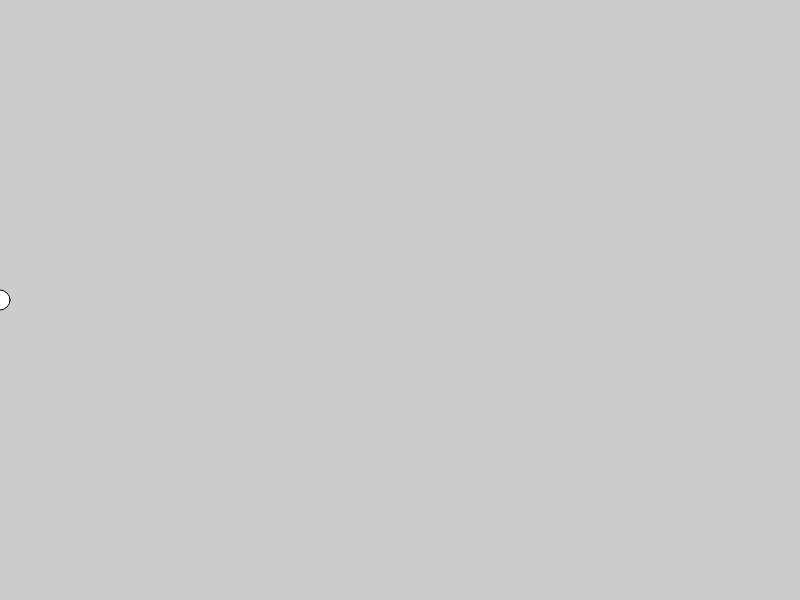
Frame 1 (no input)
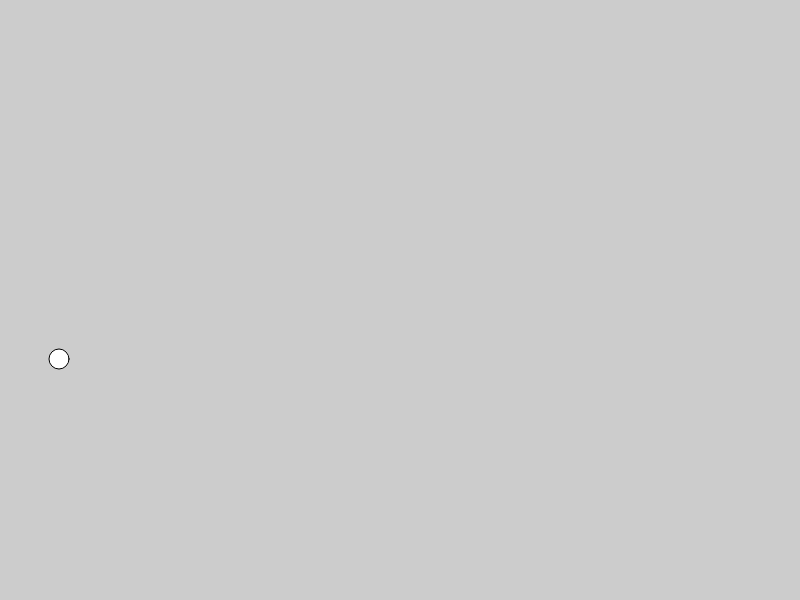
Frame 60 (no input)
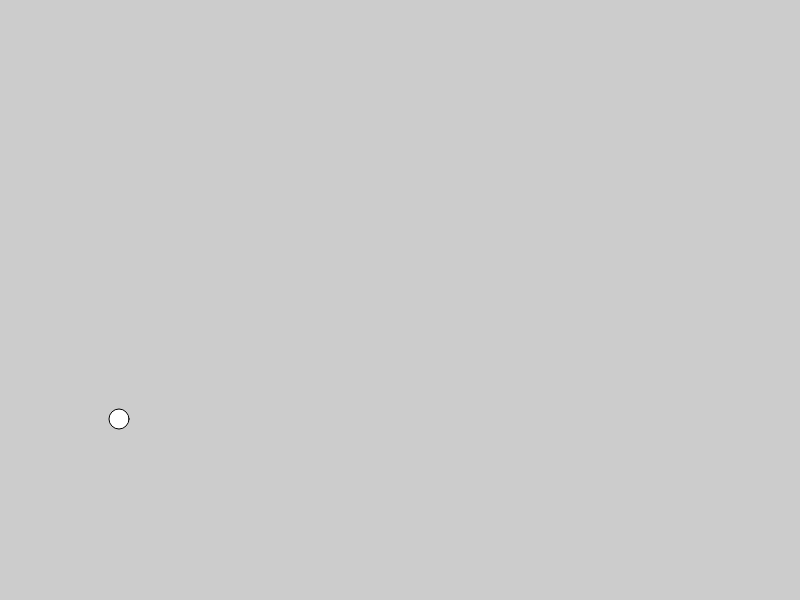
Frame 120 (the mouse pressed at the canvas centre since frame 60)

The p5.js sketch that drew these frames (run headless with seeded random() and noise() and a simulated clock; from frame 60 on, the mouse is pressed at the canvas centre):

// p5.js sketch
// ── sketch.js
var x = 0
var y = 300
var incrementX = 1
var incrementY = 1

function setup() {
  createCanvas(800, 600);
  print(width, height)
}

function draw() {
  background(204);

  // Check if we need to bounce off the left or right
  if (x > width) {
    incrementX = -1;  // bounce off the right hand side
  }
  else if (x < 0) {
    incrementX = 1;  // bounce off the left hand side
  }
  
  // Check if we need to bounce off the top or bottom
  if (y > height) {
    incrementY = -1; // bounce off bottom
  }
  else if (y < 0) {
    incrementY = 1; // bounce off top
  }

  // Draw the circle in its new position
  circle(x, y, 20);

  // Move the circle in the required direction
  x = x + incrementX;
  y = y + incrementY;

}
